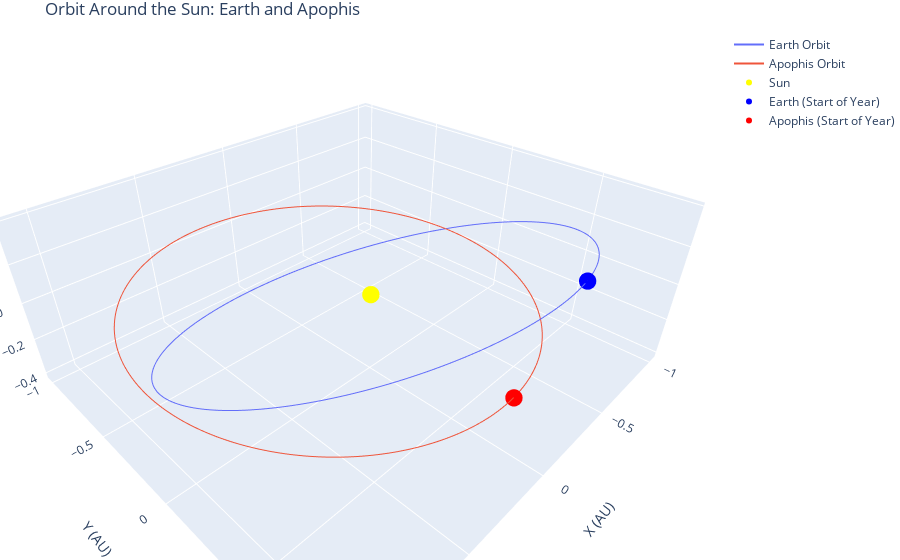

The cell this chart's notebook holds for it:
### Markdown cell above
# Fun Example - A Near-Earth Object 

## Fun Example 1: Visualizing a Close Approach

Near-Earth Objects (NEOs) are asteroids or comets whose orbits bring them into Earth's neighborhood. Let's plot the orbit of one of the most famous NEOs, **99942 Apophis**, to see just how close its orbit is to our own.

### Code cell
# Fun Example 1 
print("\nGenerating 3D orbit plot for NEO Apophis...")
fig_neo = visualizer.plot_heliocentric_orbits_3D(
    object_id='Apophis', 
    start='2025-01-01', 
    stop='2025-12-31', 
    step='1d'
)
fig_neo

### Figure 1 — Plotly figure (JSON) as saved in the notebook; plotly's stock layout.template omitted (floating-point values rounded to 4 significant figures; data arrays with more than 128 entries replaced by an {"elided": "..."} marker saying what was removed)
{"data": [{"mode": "lines", "name": "Earth Orbit", "type": "scatter3d", "x": {"elided": "365 float values"}, "y": {"elided": "365 float values"}, "z": {"elided": "365 float values"}}, {"mode": "lines", "name": "Apophis Orbit", "type": "scatter3d", "x": {"elided": "365 float values"}, "y": {"elided": "365 float values"}, "z": {"elided": "365 float values"}}, {"marker": {"color": "yellow", "size": 6}, "mode": "markers", "name": "Sun", "type": "scatter3d", "x": [0], "y": [0], "z": [0]}, {"marker": {"color": "blue", "size": 6, "symbol": "circle"}, "mode": "markers", "name": "Earth (Start of Year)", "type": "scatter3d", "x": [-0.1786], "y": [0.8872], "z": [0.3846]}, {"marker": {"color": "red", "size": 6, "symbol": "circle"}, "mode": "markers", "name": "Apophis (Start of Year)", "type": "scatter3d", "x": [0.08709], "y": [0.8203], "z": [-0.04172]}], "layout": {"autosize": true, "margin": {"b": 0, "l": 0, "r": 0, "t": 30}, "scene": {"aspectmode": "data", "aspectratio": {"x": 1.415, "y": 1.298, "z": 0.5444}, "camera": {"center": {"x": 0, "y": 0, "z": 0}, "eye": {"x": 1.115, "y": 1.093, "z": 1.035}, "projection": {"type": "perspective"}, "up": {"x": 0, "y": 0, "z": 1}}, "xaxis": {"title": {"text": "X (AU)"}, "type": "linear"}, "yaxis": {"title": {"text": "Y (AU)"}, "type": "linear"}, "zaxis": {"title": {"text": "Z (AU)"}, "type": "linear"}}, "title": {"text": "Orbit Around the Sun: Earth and Apophis"}}}
